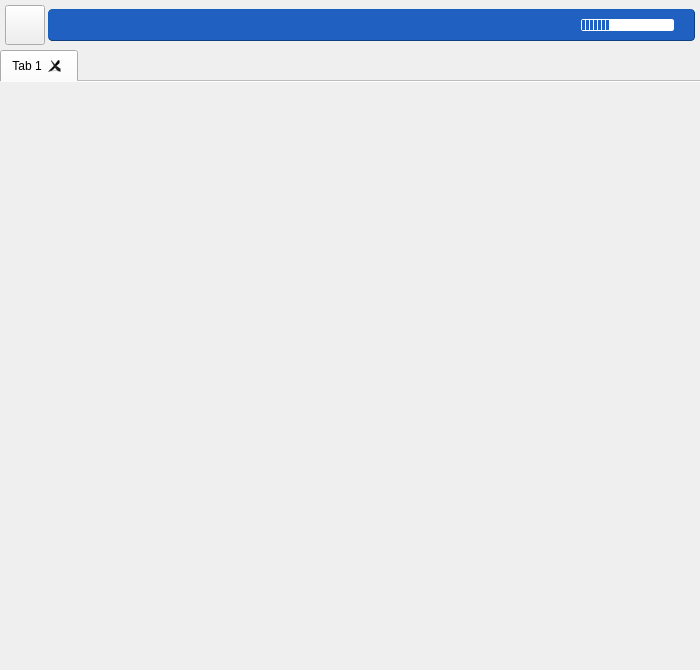
<?xml version="1.0" encoding="UTF-8"?>
<ui version="4.0">
 <class>server_window</class>
 <widget class="QWidget" name="server_window">
  <property name="geometry">
   <rect>
    <x>0</x>
    <y>0</y>
    <width>700</width>
    <height>670</height>
   </rect>
  </property>
  <property name="windowTitle">
   <string>Blink Server Tools</string>
  </property>
  <property name="windowIcon">
   <iconset>
    <normaloff>icons/blink48.png</normaloff>icons/blink48.png</iconset>
  </property>
  <layout class="QVBoxLayout" name="window_layout">
   <property name="spacing">
    <number>0</number>
   </property>
   <property name="margin">
    <number>0</number>
   </property>
   <item>
    <widget class="QWidget" name="account_selector" native="true">
     <layout class="QHBoxLayout" name="account_layout">
      <property name="spacing">
       <number>3</number>
      </property>
      <property name="margin">
       <number>5</number>
      </property>
      <item>
       <widget class="ToolButton" name="account_button">
        <property name="minimumSize">
         <size>
          <width>40</width>
          <height>40</height>
         </size>
        </property>
        <property name="maximumSize">
         <size>
          <width>40</width>
          <height>40</height>
         </size>
        </property>
        <property name="focusPolicy">
         <enum>Qt::NoFocus</enum>
        </property>
        <property name="text">
         <string/>
        </property>
        <property name="icon">
         <iconset>
          <normaloff>icons/default-avatar.png</normaloff>icons/default-avatar.png</iconset>
        </property>
        <property name="iconSize">
         <size>
          <width>32</width>
          <height>32</height>
         </size>
        </property>
        <property name="popupMode">
         <enum>QToolButton::InstantPopup</enum>
        </property>
       </widget>
      </item>
      <item>
       <widget class="QFrame" name="location_frame">
        <property name="sizePolicy">
         <sizepolicy hsizetype="Expanding" vsizetype="Preferred">
          <horstretch>0</horstretch>
          <verstretch>0</verstretch>
         </sizepolicy>
        </property>
        <property name="styleSheet">
         <string>QFrame#location_frame {
	background: #2060c0;
	border-style: outset;
	border-width: 1px;
	border-radius: 4px;
	border-color: #104080;
	margin-top: 4px;
	margin-bottom: 4px;
	padding-left: 2px;
	padding-right: 2px;
	color: white;
}

QWidget {
	color: white;
}
</string>
        </property>
        <property name="frameShape">
         <enum>QFrame::NoFrame</enum>
        </property>
        <property name="frameShadow">
         <enum>QFrame::Plain</enum>
        </property>
        <property name="lineWidth">
         <number>0</number>
        </property>
        <layout class="QHBoxLayout" name="location_layout">
         <property name="spacing">
          <number>7</number>
         </property>
         <property name="leftMargin">
          <number>0</number>
         </property>
         <property name="topMargin">
          <number>0</number>
         </property>
         <property name="rightMargin">
          <number>4</number>
         </property>
         <property name="bottomMargin">
          <number>0</number>
         </property>
         <item>
          <widget class="QLabel" name="account_label">
           <property name="sizePolicy">
            <sizepolicy hsizetype="Expanding" vsizetype="Preferred">
             <horstretch>0</horstretch>
             <verstretch>0</verstretch>
            </sizepolicy>
           </property>
          </widget>
         </item>
         <item>
          <widget class="QProgressBar" name="progress_bar">
           <property name="sizePolicy">
            <sizepolicy hsizetype="Preferred" vsizetype="Fixed">
             <horstretch>0</horstretch>
             <verstretch>0</verstretch>
            </sizepolicy>
           </property>
           <property name="maximumSize">
            <size>
             <width>16777215</width>
             <height>12</height>
            </size>
           </property>
           <property name="styleSheet">
            <string>QProgressBar {
    border: 1px solid white;
    border-radius: 2px;
}

QProgressBar::chunk {
    background-color: #2060c0;
    width: 3px;
    margin-right: 1px;
}</string>
           </property>
           <property name="value">
            <number>30</number>
           </property>
           <property name="textVisible">
            <bool>false</bool>
           </property>
          </widget>
         </item>
         <item>
          <widget class="QLabel" name="spinner_label">
           <property name="pixmap">
            <pixmap>icons/servertools-spinner.mng</pixmap>
           </property>
           <property name="alignment">
            <set>Qt::AlignCenter</set>
           </property>
          </widget>
         </item>
        </layout>
       </widget>
      </item>
     </layout>
    </widget>
   </item>
   <item>
    <widget class="QTabWidget" name="tab_widget">
     <property name="currentIndex">
      <number>0</number>
     </property>
     <property name="documentMode">
      <bool>true</bool>
     </property>
     <property name="tabsClosable">
      <bool>true</bool>
     </property>
     <property name="movable">
      <bool>true</bool>
     </property>
     <widget class="QWidget" name="tab">
      <attribute name="title">
       <string>Tab 1</string>
      </attribute>
     </widget>
    </widget>
   </item>
  </layout>
 </widget>
 <customwidgets>
  <customwidget>
   <class>ToolButton</class>
   <extends>QToolButton</extends>
   <header>blink.widgets.buttons</header>
  </customwidget>
 </customwidgets>
 <resources/>
 <connections/>
</ui>
